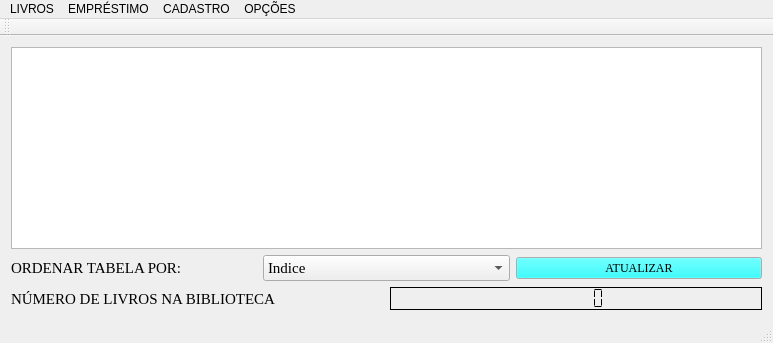
<?xml version="1.0" encoding="UTF-8"?>
<ui version="4.0">
 <class>MainWindow</class>
 <widget class="QMainWindow" name="MainWindow">
  <property name="geometry">
   <rect>
    <x>0</x>
    <y>0</y>
    <width>773</width>
    <height>343</height>
   </rect>
  </property>
  <property name="windowTitle">
   <string>BIBLIORGANIZE</string>
  </property>
  <property name="windowIcon">
   <iconset>
    <normaloff>images.png</normaloff>images.png</iconset>
  </property>
  <widget class="QWidget" name="centralWidget">
   <layout class="QVBoxLayout" name="verticalLayout">
    <item>
     <widget class="QTableView" name="tableView"/>
    </item>
    <item>
     <layout class="QHBoxLayout" name="horizontalLayout_2">
      <item>
       <widget class="QLabel" name="label">
        <property name="font">
         <font>
          <family>Times New Roman</family>
          <pointsize>11</pointsize>
         </font>
        </property>
        <property name="text">
         <string>ORDENAR TABELA POR:</string>
        </property>
       </widget>
      </item>
      <item>
       <widget class="QComboBox" name="comboBox">
        <property name="font">
         <font>
          <family>Times New Roman</family>
          <pointsize>11</pointsize>
         </font>
        </property>
        <item>
         <property name="text">
          <string>Indice</string>
         </property>
        </item>
        <item>
         <property name="text">
          <string>Nome_livro</string>
         </property>
        </item>
        <item>
         <property name="text">
          <string>Nome_autor</string>
         </property>
        </item>
        <item>
         <property name="text">
          <string>Trilha</string>
         </property>
        </item>
        <item>
         <property name="text">
          <string>CDU</string>
         </property>
        </item>
        <item>
         <property name="text">
          <string>Editora</string>
         </property>
        </item>
        <item>
         <property name="text">
          <string>Colecao</string>
         </property>
        </item>
        <item>
         <property name="text">
          <string>Local</string>
         </property>
        </item>
        <item>
         <property name="text">
          <string>Data_edic</string>
         </property>
        </item>
        <item>
         <property name="text">
          <string>n_exemplar</string>
         </property>
        </item>
        <item>
         <property name="text">
          <string>Situacao</string>
         </property>
        </item>
        <item>
         <property name="text">
          <string>data_entrada</string>
         </property>
        </item>
        <item>
         <property name="text">
          <string>data_emprestimo</string>
         </property>
        </item>
        <item>
         <property name="text">
          <string>data_devolucao</string>
         </property>
        </item>
       </widget>
      </item>
      <item>
       <widget class="QPushButton" name="pushButton">
        <property name="palette">
         <palette>
          <active>
           <colorrole role="Button">
            <brush brushstyle="SolidPattern">
             <color alpha="255">
              <red>0</red>
              <green>255</green>
              <blue>255</blue>
             </color>
            </brush>
           </colorrole>
          </active>
          <inactive>
           <colorrole role="Button">
            <brush brushstyle="SolidPattern">
             <color alpha="255">
              <red>0</red>
              <green>255</green>
              <blue>255</blue>
             </color>
            </brush>
           </colorrole>
          </inactive>
          <disabled>
           <colorrole role="Button">
            <brush brushstyle="SolidPattern">
             <color alpha="255">
              <red>0</red>
              <green>255</green>
              <blue>255</blue>
             </color>
            </brush>
           </colorrole>
          </disabled>
         </palette>
        </property>
        <property name="font">
         <font>
          <family>Times New Roman</family>
          <pointsize>9</pointsize>
          <weight>50</weight>
          <italic>false</italic>
          <bold>false</bold>
         </font>
        </property>
        <property name="autoFillBackground">
         <bool>false</bool>
        </property>
        <property name="text">
         <string>ATUALIZAR</string>
        </property>
       </widget>
      </item>
     </layout>
    </item>
    <item>
     <layout class="QHBoxLayout" name="horizontalLayout">
      <item>
       <widget class="QLabel" name="label_2">
        <property name="font">
         <font>
          <family>Times New Roman</family>
          <pointsize>11</pointsize>
         </font>
        </property>
        <property name="text">
         <string>NÚMERO DE LIVROS NA BIBLIOTECA</string>
        </property>
       </widget>
      </item>
      <item>
       <widget class="QLCDNumber" name="lcdNumber">
        <property name="font">
         <font>
          <weight>75</weight>
          <bold>true</bold>
         </font>
        </property>
        <property name="autoFillBackground">
         <bool>false</bool>
        </property>
        <property name="frameShape">
         <enum>QFrame::Box</enum>
        </property>
        <property name="frameShadow">
         <enum>QFrame::Plain</enum>
        </property>
        <property name="lineWidth">
         <number>1</number>
        </property>
        <property name="smallDecimalPoint">
         <bool>true</bool>
        </property>
        <property name="digitCount">
         <number>5</number>
        </property>
        <property name="mode">
         <enum>QLCDNumber::Dec</enum>
        </property>
        <property name="segmentStyle">
         <enum>QLCDNumber::Flat</enum>
        </property>
       </widget>
      </item>
     </layout>
    </item>
   </layout>
  </widget>
  <widget class="QMenuBar" name="menuBar">
   <property name="geometry">
    <rect>
     <x>0</x>
     <y>0</y>
     <width>773</width>
     <height>21</height>
    </rect>
   </property>
   <widget class="QMenu" name="menuMenu">
    <property name="title">
     <string>LIVROS</string>
    </property>
    <addaction name="actionInserir_Livro"/>
    <addaction name="actionBaixa_de_livro"/>
    <addaction name="actionLivros_em_Baixa"/>
    <addaction name="actionAlterar_Campo"/>
    <addaction name="actionPesquisar_Livro"/>
   </widget>
   <widget class="QMenu" name="menuEmprestimos">
    <property name="title">
     <string>EMPRÉSTIMO</string>
    </property>
    <addaction name="actionEmpr_stimo"/>
    <addaction name="actionDevolu_es"/>
    <addaction name="actionLivros_emprestados"/>
    <addaction name="actionRenova_o"/>
   </widget>
   <widget class="QMenu" name="menuCadastro">
    <property name="title">
     <string>CADASTRO</string>
    </property>
    <addaction name="actionCadastro_pessoa"/>
    <addaction name="actionLEITORES"/>
    <addaction name="actionAlterar_Campo_do_Leitor"/>
   </widget>
   <widget class="QMenu" name="menuOP_ES">
    <property name="title">
     <string>OPÇÕES</string>
    </property>
    <addaction name="actionSalvar_Tabela_como_arquivo"/>
    <addaction name="actionDeltar_campo_de_tabela"/>
   </widget>
   <addaction name="menuMenu"/>
   <addaction name="menuEmprestimos"/>
   <addaction name="menuCadastro"/>
   <addaction name="menuOP_ES"/>
  </widget>
  <widget class="QToolBar" name="mainToolBar">
   <attribute name="toolBarArea">
    <enum>TopToolBarArea</enum>
   </attribute>
   <attribute name="toolBarBreak">
    <bool>false</bool>
   </attribute>
  </widget>
  <widget class="QStatusBar" name="statusBar"/>
  <action name="actionInserir_Livro">
   <property name="enabled">
    <bool>true</bool>
   </property>
   <property name="icon">
    <iconset resource="resource_file.qrc">
     <normaloff>:/LIVRO/icone_menu1.jpg</normaloff>:/LIVRO/icone_menu1.jpg</iconset>
   </property>
   <property name="text">
    <string>Inserir Livro </string>
   </property>
   <property name="iconText">
    <string>Inserir Livro</string>
   </property>
   <property name="toolTip">
    <string>&lt;html&gt;&lt;head/&gt;&lt;body&gt;&lt;p&gt;&lt;span style=&quot; font-size:9pt;&quot;&gt;Inserir Livro&lt;/span&gt;&lt;/p&gt;&lt;/body&gt;&lt;/html&gt;</string>
   </property>
   <property name="font">
    <font>
     <pointsize>11</pointsize>
    </font>
   </property>
  </action>
  <action name="actionBaixa_de_livro">
   <property name="icon">
    <iconset resource="resource_file.qrc">
     <normaloff>:/LIVRO/icone_menu1.jpg</normaloff>:/LIVRO/icone_menu1.jpg</iconset>
   </property>
   <property name="text">
    <string>Baixa de livro</string>
   </property>
   <property name="font">
    <font>
     <pointsize>11</pointsize>
    </font>
   </property>
  </action>
  <action name="actionLivros_em_Baixa">
   <property name="icon">
    <iconset resource="resource_file.qrc">
     <normaloff>:/LIVRO/icone_menu1.jpg</normaloff>:/LIVRO/icone_menu1.jpg</iconset>
   </property>
   <property name="text">
    <string>Livros em Baixa</string>
   </property>
   <property name="font">
    <font>
     <pointsize>11</pointsize>
    </font>
   </property>
  </action>
  <action name="actionAlterar_Campo">
   <property name="icon">
    <iconset resource="resource_file.qrc">
     <normaloff>:/LIVRO/icone_menu1.jpg</normaloff>:/LIVRO/icone_menu1.jpg</iconset>
   </property>
   <property name="text">
    <string>Alterar Campo </string>
   </property>
   <property name="font">
    <font>
     <pointsize>11</pointsize>
    </font>
   </property>
  </action>
  <action name="actionEmpr_stimo">
   <property name="icon">
    <iconset resource="resource_file.qrc">
     <normaloff>:/LIVRO/escrevendo-em-um-livro-aberto_318-44387.jpg</normaloff>:/LIVRO/escrevendo-em-um-livro-aberto_318-44387.jpg</iconset>
   </property>
   <property name="text">
    <string>Empréstimo</string>
   </property>
   <property name="font">
    <font>
     <pointsize>11</pointsize>
    </font>
   </property>
  </action>
  <action name="actionDevolu_es">
   <property name="icon">
    <iconset resource="resource_file.qrc">
     <normaloff>:/LIVRO/escrevendo-em-um-livro-aberto_318-44387.jpg</normaloff>:/LIVRO/escrevendo-em-um-livro-aberto_318-44387.jpg</iconset>
   </property>
   <property name="text">
    <string>Devoluções</string>
   </property>
   <property name="font">
    <font>
     <pointsize>11</pointsize>
    </font>
   </property>
  </action>
  <action name="actionCadastro_pessoa">
   <property name="icon">
    <iconset resource="resource_file.qrc">
     <normaloff>:/LIVRO/book-reader-sign-icon-vector_75089188.jpg</normaloff>:/LIVRO/book-reader-sign-icon-vector_75089188.jpg</iconset>
   </property>
   <property name="text">
    <string>Cadastro Leitor</string>
   </property>
   <property name="font">
    <font>
     <pointsize>11</pointsize>
    </font>
   </property>
  </action>
  <action name="actionLivros_emprestados">
   <property name="icon">
    <iconset resource="resource_file.qrc">
     <normaloff>:/LIVRO/escrevendo-em-um-livro-aberto_318-44387.jpg</normaloff>:/LIVRO/escrevendo-em-um-livro-aberto_318-44387.jpg</iconset>
   </property>
   <property name="text">
    <string>Livros emprestados</string>
   </property>
   <property name="font">
    <font>
     <pointsize>11</pointsize>
    </font>
   </property>
  </action>
  <action name="actionLEITORES">
   <property name="icon">
    <iconset resource="resource_file.qrc">
     <normaloff>:/LIVRO/book-reader-sign-icon-vector_75089188.jpg</normaloff>:/LIVRO/book-reader-sign-icon-vector_75089188.jpg</iconset>
   </property>
   <property name="text">
    <string>Leitores</string>
   </property>
   <property name="font">
    <font>
     <family>MS Shell Dlg 2</family>
     <pointsize>11</pointsize>
    </font>
   </property>
  </action>
  <action name="actionAlterar_Campo_do_Leitor">
   <property name="icon">
    <iconset>
     <normaloff>book-reader-sign-icon-vector_75089188.jpg</normaloff>
     <normalon>:/LIVRO/book-reader-sign-icon-vector_75089188.jpg</normalon>book-reader-sign-icon-vector_75089188.jpg</iconset>
   </property>
   <property name="text">
    <string>Alterar Campo do Leitor</string>
   </property>
   <property name="font">
    <font>
     <family>MS Shell Dlg 2</family>
     <pointsize>11</pointsize>
    </font>
   </property>
  </action>
  <action name="actionRenova_o">
   <property name="icon">
    <iconset>
     <normaloff>escrevendo-em-um-livro-aberto_318-44387.jpg</normaloff>
     <normalon>:/LIVRO/escrevendo-em-um-livro-aberto_318-44387.jpg</normalon>escrevendo-em-um-livro-aberto_318-44387.jpg</iconset>
   </property>
   <property name="text">
    <string>Renovação</string>
   </property>
   <property name="font">
    <font>
     <pointsize>11</pointsize>
    </font>
   </property>
  </action>
  <action name="actionSalvar_Tabela_como_arquivo">
   <property name="icon">
    <iconset>
     <normaloff>disquete-formato-de-disco-de-armazenamento-vintage-salvar-botao-de-interface_318-31442.jpg</normaloff>
     <normalon>:/LIVRO/disquete-formato-de-disco-de-armazenamento-vintage-salvar-botao-de-interface_318-31442.jpg</normalon>disquete-formato-de-disco-de-armazenamento-vintage-salvar-botao-de-interface_318-31442.jpg</iconset>
   </property>
   <property name="text">
    <string>Salvar Tabela  como arquivo </string>
   </property>
   <property name="font">
    <font>
     <pointsize>11</pointsize>
    </font>
   </property>
  </action>
  <action name="actionDeltar_campo_de_tabela">
   <property name="icon">
    <iconset resource="resource_file.qrc">
     <normaloff>:/LIVRO/disquete-formato-de-disco-de-armazenamento-vintage-salvar-botao-de-interface_318-31442.jpg</normaloff>:/LIVRO/disquete-formato-de-disco-de-armazenamento-vintage-salvar-botao-de-interface_318-31442.jpg</iconset>
   </property>
   <property name="text">
    <string>Deletar Campo de Tabela por Índice</string>
   </property>
   <property name="font">
    <font>
     <pointsize>11</pointsize>
    </font>
   </property>
  </action>
  <action name="actionPesquisar_Livro">
   <property name="icon">
    <iconset resource="resource_file.qrc">
     <normaloff>:/LIVRO/icone_menu1.jpg</normaloff>:/LIVRO/icone_menu1.jpg</iconset>
   </property>
   <property name="text">
    <string>Pesquisar Livro</string>
   </property>
   <property name="font">
    <font>
     <family>MS Shell Dlg 2</family>
     <pointsize>11</pointsize>
    </font>
   </property>
  </action>
 </widget>
 <layoutdefault spacing="6" margin="11"/>
 <resources>
  <include location="resource_file.qrc"/>
 </resources>
 <connections/>
</ui>
